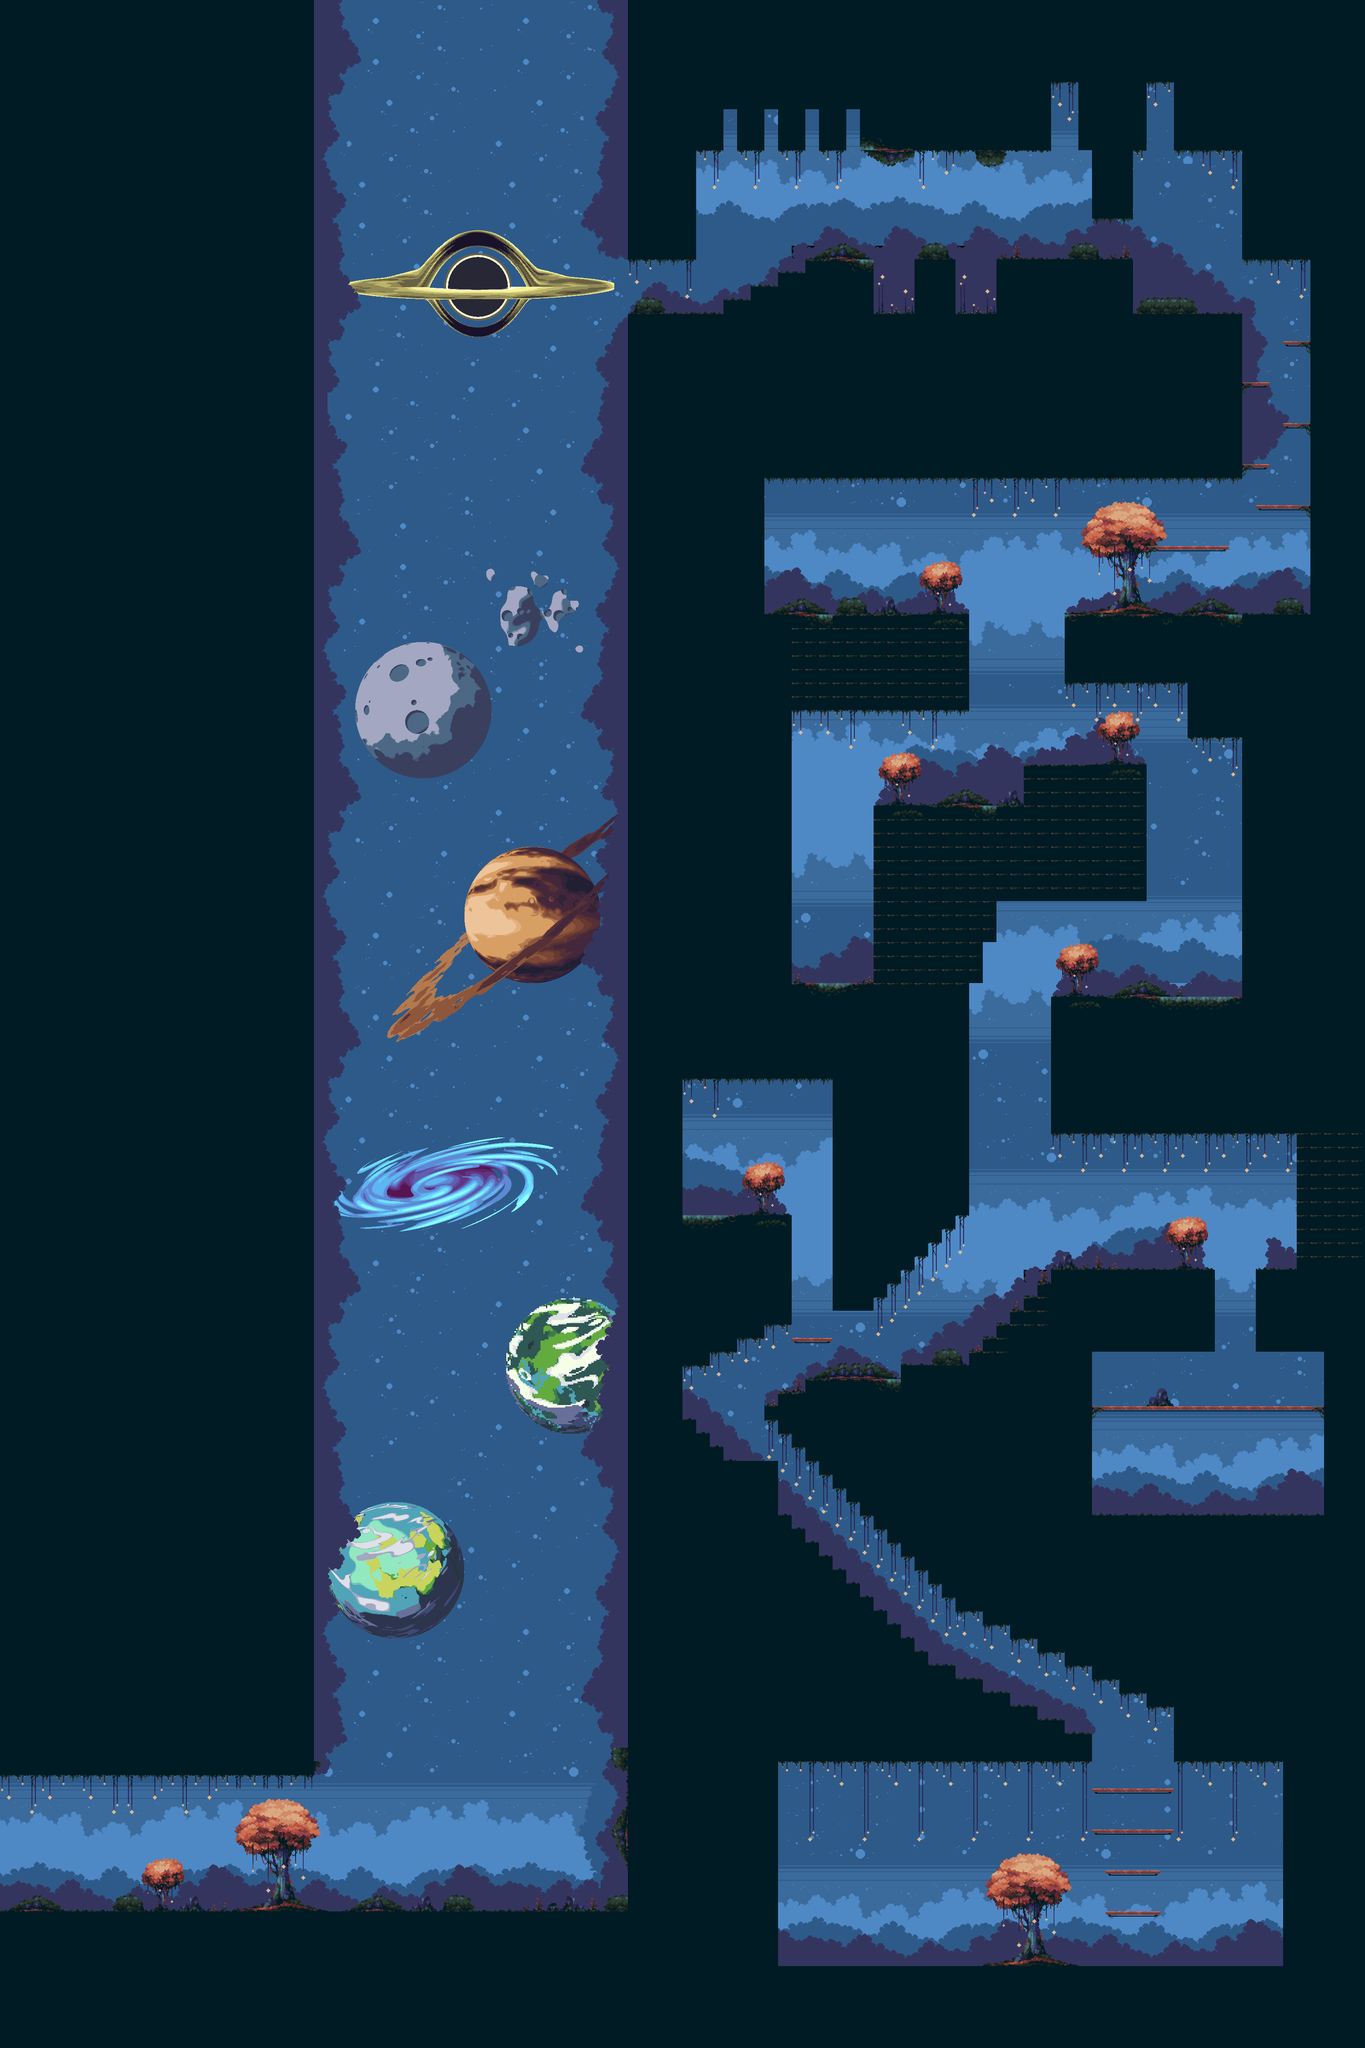

Below is a game level as drawn by its tile map, then a one-line description and the .tmx that defines it (tile-layer data replaced by summaries):
An orthogonal 100x150 tile map with 32x32 px tiles, 6 tile layers (Fondo, Fondo3, Fondo 2, Terra, ...), 12 tilesets.

<map version="1.10" tiledversion="1.10.2" orientation="orthogonal" renderorder="right-down" width="100" height="150" tilewidth="32" tileheight="32" infinite="0" nextlayerid="16" nextobjectid="6">
 <tileset firstgid="1" name="MapMetadata" tilewidth="32" tileheight="32" tilecount="16" columns="4">
  <image source="MapMetadata.png" width="128" height="128" />
 </tileset>
 <tileset firstgid="17" name="tileset" tilewidth="32" tileheight="32" tilecount="198" columns="18">
  <image source="fondo/32/tileset.png" width="576" height="352" />
 </tileset>
 <tileset firstgid="215" name="background_0" tilewidth="32" tileheight="32" tilecount="198" columns="18">
  <image source="fondo/32/background_0.png" width="576" height="360" />
 </tileset>
 <tileset firstgid="413" name="background_1" tilewidth="32" tileheight="32" tilecount="198" columns="18">
  <image source="fondo/32/background_1.png" width="576" height="360" />
 </tileset>
 <tileset firstgid="611" name="background_2" tilewidth="32" tileheight="32" tilecount="198" columns="18">
  <image source="fondo/32/background_2.png" width="576" height="360" />
 </tileset>
 <tileset firstgid="809" name="earth" tilewidth="32" tileheight="32" tilecount="100" columns="10">
  <image source="earth.png" width="320" height="320" />
 </tileset>
 <tileset firstgid="909" name="4158369972" tilewidth="32" tileheight="32" tilecount="100" columns="10">
  <image source="4158369972.png" width="320" height="320" />
 </tileset>
 <tileset firstgid="1009" name="1175029612" tilewidth="32" tileheight="32" tilecount="100" columns="10">
  <image source="1175029612.png" width="320" height="320" />
 </tileset>
 <tileset firstgid="1109" name="pl" tilewidth="32" tileheight="32" tilecount="100" columns="10">
  <image source="pl.png" width="320" height="320" />
 </tileset>
 <tileset firstgid="1209" name="ju" tilewidth="32" tileheight="32" tilecount="900" columns="30">
  <image source="ju.png" width="960" height="960" />
 </tileset>
 <tileset firstgid="2109" name="hole" tilewidth="32" tileheight="32" tilecount="400" columns="20">
  <image source="hole.png" width="640" height="640" />
 </tileset>
 <tileset firstgid="2509" name="gl" tilewidth="32" tileheight="32" tilecount="400" columns="20">
  <image source="gl.png" width="640" height="640" />
 </tileset>
 <layer id="7" name="Fondo" width="100" height="150">
  <properties>
   <property name="Draw" type="bool" value="true" />
  </properties>
  <data>[15000 cells, 7653 non-empty, 198 distinct tile ids]</data>
 </layer>
 <layer id="11" name="Fondo3" width="100" height="150">
  <properties>
   <property name="Draw" type="bool" value="true" />
  </properties>
  <data>[15000 cells, 3610 non-empty, 1235 distinct tile ids]</data>
 </layer>
 <layer id="10" name="Fondo 2" width="100" height="150">
  <properties>
   <property name="Draw" type="bool" value="true" />
  </properties>
  <data>[15000 cells, 3121 non-empty, 100 distinct tile ids]</data>
 </layer>
 <layer id="2" name="Terra" width="100" height="150">
  <properties>
   <property name="Draw" type="bool" value="true" />
  </properties>
  <data>[15000 cells, 9689 non-empty, 148 distinct tile ids]</data>
 </layer>
 <layer id="1" name="Delante" width="100" height="150">
  <properties>
   <property name="Delante" type="bool" value="true" />
   <property name="Draw" type="bool" value="true" />
  </properties>
  <data>[15000 cells, 0 non-empty, 0 distinct tile ids]</data>
 </layer>
 <layer id="4" name="Colisions" width="100" height="150" opacity="0.45">
  <properties>
   <property name="Draw" type="bool" value="false" />
  </properties>
  <data>[15000 cells, 0 non-empty, 0 distinct tile ids]</data>
 </layer>
</map>
